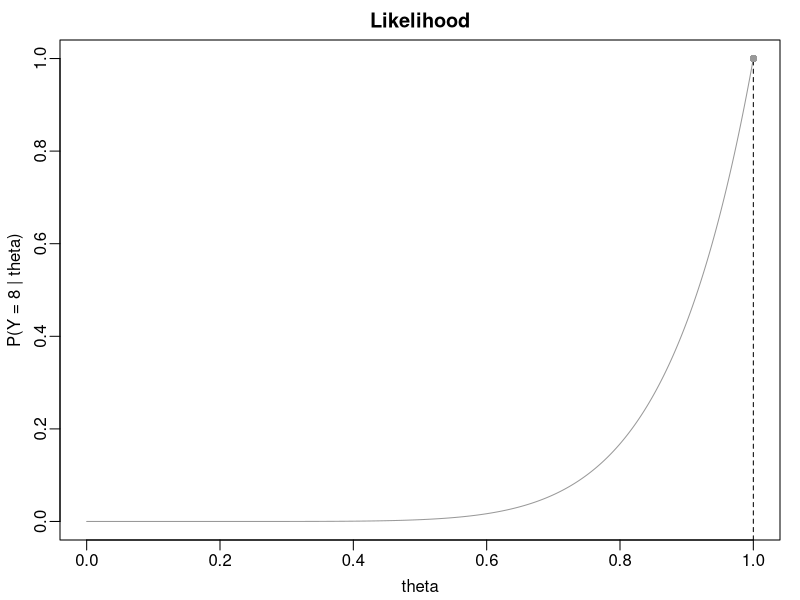
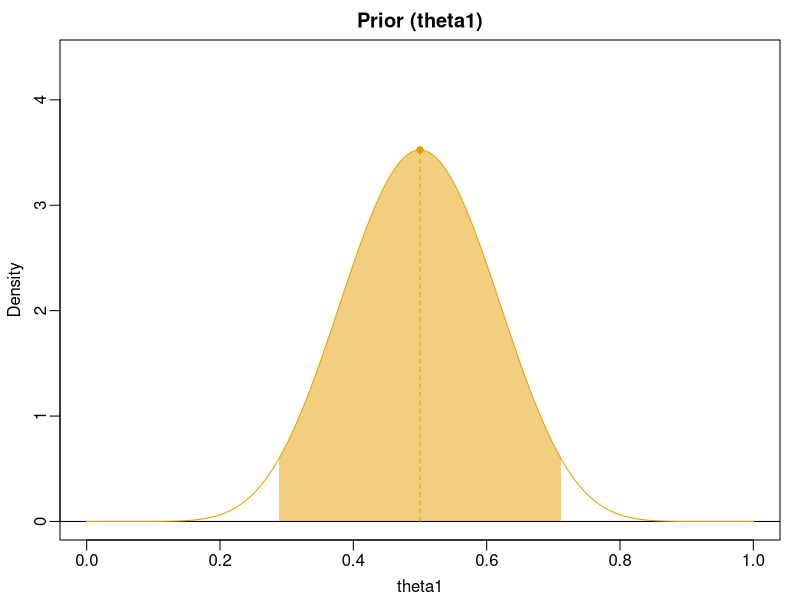
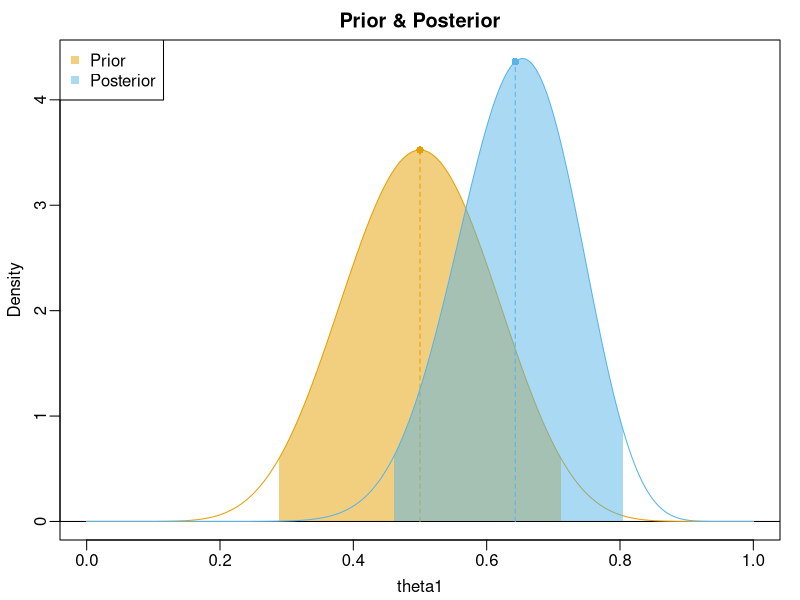
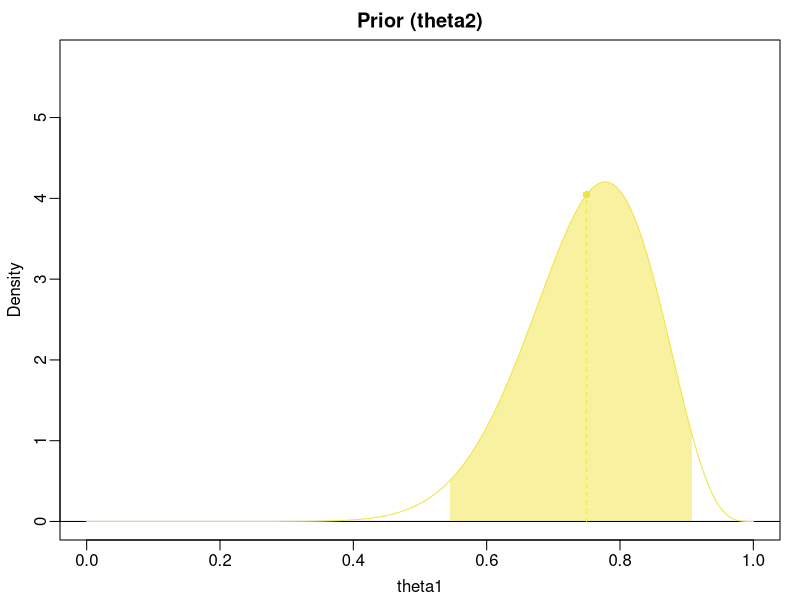
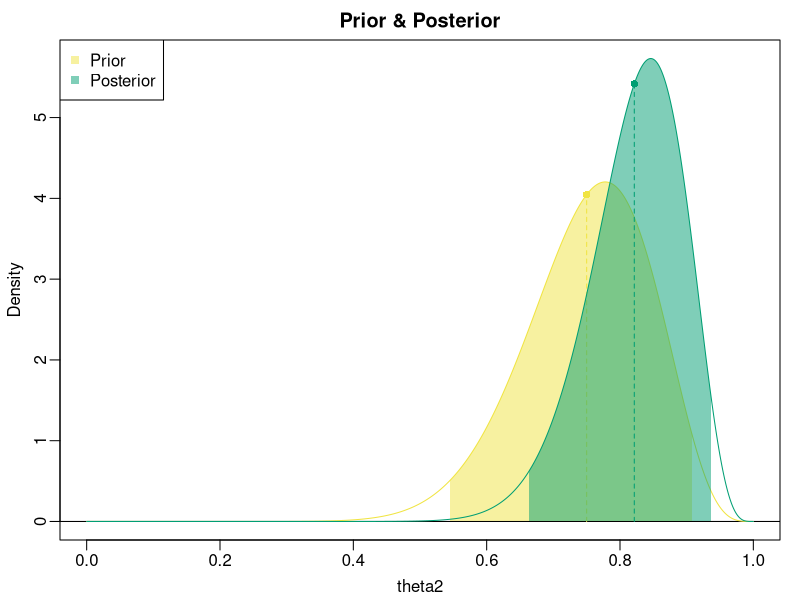
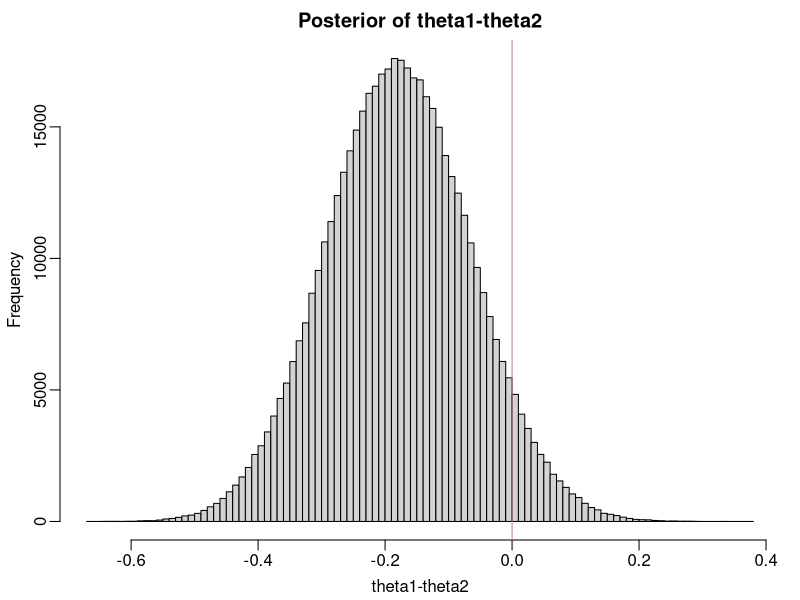

Write R code to recreate these figures, in order.
## ---- chunk 1
#| label: fig-likelihood
#| eval: true
#| echo: false
#| fig-width: 8
#| fig-height: 4.5
#| fig-align: center
oi_colors <- palette.colors(palette = "Okabe-Ito")
par(mar = c(3,3,2,1), mgp = c(1.8, 0.5, 0))
theta_seq <- seq(0, 1, by = 0.001)

likelihood <- dbinom(x = 8, size = 8, prob = theta_seq)

plot(1, type = "n", xlim = c(0, 1), ylim = c(0, 1),
     xlab = "theta", ylab = "P(Y = 8 | theta)", main = "Likelihood")
lines(theta_seq, likelihood, col = oi_colors[9])
lines(x = c(1, 1), y = c(par("usr")[3], dbinom(8,8,1)), lty = 2)
points(x = 1, y = dbinom(8, 8, 1), pch = 16, col = oi_colors[9])
## ---- chunk 2
#| label: fig-prior-paul
#| eval: true
#| echo: false
#| fig-width: 7.2
#| fig-height: 4.05
#| fig-align: "center"

oi_colors <- palette.colors(palette = "Okabe-Ito")
theta_seq <- seq(0, 1, by = 0.001)

a1_prior <- 10
b1_prior <- 10
y1 <- 8
n1 <- 8

a1_post <- a1_prior + y1
b1_post <- b1_prior + n1 - y1

prior1 <- dbeta(theta_seq, shape1 = a1_prior, shape2 = b1_prior)
post1 <- dbeta(theta_seq, shape1 = a1_post, shape2 = b1_post)

theta1_ix_prior <- 
  which(theta_seq >= qbeta(0.025, a1_prior, b1_prior) & theta_seq <= qbeta(0.975, a1_prior, b1_prior))

x1_prior <- theta_seq[theta1_ix_prior]
y1_prior_top <- prior1[theta1_ix_prior]
y1_prior_bot <- rep(0, times = length(theta1_ix_prior))

prior1_mean <- a1_prior/(a1_prior + b1_prior)


theta1_ix_post <- 
  which(theta_seq >= qbeta(0.025, a1_post, b1_post) & theta_seq <= qbeta(0.975, a1_post, b1_post))
x1_post <- theta_seq[theta1_ix_post]
y1_post_top <- post1[theta1_ix_post]
y1_post_bot <- rep(0, times = length(theta1_ix_post))

post1_mean <- a1_post/(a1_post + b1_post)

par(mar = c(3,3,2,1), mgp = c(1.8, 0.5, 0))
plot(1, type = "n", 
     xlim = c(0,1), ylim = c(0, max(c(prior1, post1))),
     main = c("Prior (theta1)"), xlab = "theta1", ylab = "Density")
abline(h = 0)
lines(theta_seq, prior1, col = oi_colors[2])
polygon(x = c(x1_prior, rev(x1_prior)),
        y = c(y1_prior_top, rev(y1_prior_bot)),
        col = adjustcolor(col = oi_colors[2], alpha.f = 0.5),
        border = NA)
lines(x = c(prior1_mean, prior1_mean), y = c(0, dbeta(prior1_mean, a1_prior, b1_prior)), lty = 2,
      col = oi_colors[2])
points(x = prior1_mean, y = dbeta(prior1_mean, a1_prior, b1_prior), pch = 16, col = oi_colors[2])
## ---- chunk 3
#| label: fig-post-paul
#| eval: true
#| echo: false
#| fig-width: 7.2
#| fig-height: 4.05
#| fig-align: "center"
par(mar = c(3,3,2,1), mgp = c(1.8, 0.5, 0))
plot(1, type = "n", 
     xlim = c(0,1), ylim = c(0, max(c(prior1, post1))),
     main = c("Prior & Posterior"), xlab = "theta1", ylab = "Density")
abline(h = 0)
lines(theta_seq, prior1, col = oi_colors[2])
polygon(x = c(x1_prior, rev(x1_prior)),
        y = c(y1_prior_top, rev(y1_prior_bot)),
        col = adjustcolor(col = oi_colors[2], alpha.f = 0.5),
        border = NA)
lines(x = c(prior1_mean, prior1_mean), y = c(0, dbeta(prior1_mean, a1_prior, b1_prior)), lty = 2,
      col = oi_colors[2])
points(x = prior1_mean, y = dbeta(prior1_mean, a1_prior, b1_prior), pch = 16, col = oi_colors[2])

lines(theta_seq, post1, col = oi_colors[3])
polygon(x = c(x1_post, rev(x1_post)),
        y = c(y1_post_top, rev(y1_post_bot)),
        col = adjustcolor(col = oi_colors[3], alpha.f = 0.5),
        border = NA)
lines(x = c(post1_mean, post1_mean), y = c(0, dbeta(post1_mean, a1_post, b1_post)), lty = 2,
      col = oi_colors[3])
points(x = post1_mean, y = dbeta(post1_mean, a1_post, b1_post), pch = 16, col = oi_colors[3])

legend("topleft", legend = c("Prior","Posterior"), pch = c(15, 15),
       col = adjustcolor(col = oi_colors[2:3], alpha.f = 0.5), border = NA)
## ---- chunk 4
#| label: fig-prior-tea
#| eval: true
#| echo: false
#| fig-width: 7.2
#| fig-height: 4.05
#| fig-align: "center"
a2_prior <- 15
b2_prior <- 5
y2 <- 8
n2 <- 8

a2_post <- a2_prior + y2
b2_post <- b2_prior + n2 - y2

prior2 <- dbeta(theta_seq, shape1 = a2_prior, shape2 = b2_prior)
post2 <- dbeta(theta_seq, shape1 = a2_post, shape2 = b2_post)

theta2_ix_prior <- 
  which(theta_seq >= qbeta(0.025, a2_prior, b2_prior) & theta_seq <= qbeta(0.975, a2_prior, b2_prior))

x2_prior <- theta_seq[theta2_ix_prior]
y2_prior_top <- prior2[theta2_ix_prior]
y2_prior_bot <- rep(0, times = length(theta2_ix_prior))

prior2_mean <- a2_prior/(a2_prior + b2_prior)


theta2_ix_post <- 
  which(theta_seq >= qbeta(0.025, a2_post, b2_post) & theta_seq <= qbeta(0.975, a2_post, b2_post))
x2_post <- theta_seq[theta2_ix_post]
y2_post_top <- post2[theta2_ix_post]
y2_post_bot <- rep(0, times = length(theta2_ix_post))

post2_mean <- a2_post/(a2_post + b2_post)

par(mar = c(3,3,2,1), mgp = c(1.8, 0.5, 0))
plot(1, type = "n", 
     xlim = c(0,1), ylim = c(0, max(c(prior2, post2))),
     main = c("Prior (theta2)"), xlab = "theta1", ylab = "Density")
abline(h = 0)
lines(theta_seq, prior2, col = oi_colors[5])
polygon(x = c(x2_prior, rev(x2_prior)),
        y = c(y2_prior_top, rev(y2_prior_bot)),
        col = adjustcolor(col = oi_colors[5], alpha.f = 0.5),
        border = NA)
lines(x = c(prior2_mean, prior2_mean), y = c(0, dbeta(prior2_mean, a2_prior, b2_prior)), lty = 2,
      col = oi_colors[5])
points(x = prior2_mean, y = dbeta(prior2_mean, a2_prior, b2_prior), pch = 16, col = oi_colors[5])

## ---- chunk 5
#| label: fig-post-tea
#| eval: true
#| echo: false
#| fig-width: 7.2
#| fig-height: 4.05
#| fig-align: "center"
par(mar = c(3,3,2,1), mgp = c(1.8, 0.5, 0))
plot(1, type = "n", 
     xlim = c(0,1), ylim = c(0, max(c(prior2, post2))),
     main = c("Prior & Posterior"), xlab = "theta2", ylab = "Density")
abline(h = 0)
lines(theta_seq, prior2, col = oi_colors[5])
polygon(x = c(x2_prior, rev(x2_prior)),
        y = c(y2_prior_top, rev(y2_prior_bot)),
        col = adjustcolor(col = oi_colors[5], alpha.f = 0.5),
        border = NA)
lines(x = c(prior2_mean, prior2_mean), y = c(0, dbeta(prior2_mean, a2_prior, b2_prior)), lty = 2,
      col = oi_colors[5])
points(x = prior2_mean, y = dbeta(prior2_mean, a2_prior, b2_prior), pch = 16, col = oi_colors[5])

lines(theta_seq, post2, col = oi_colors[4])
polygon(x = c(x2_post, rev(x2_post)),
        y = c(y2_post_top, rev(y2_post_bot)),
        col = adjustcolor(col = oi_colors[4], alpha.f = 0.5),
        border = NA)
lines(x = c(post2_mean, post2_mean), y = c(0, dbeta(post2_mean, a2_post, b2_post)), lty = 2,
      col = oi_colors[4])
points(x = post2_mean, y = dbeta(post2_mean, a2_post, b2_post), pch = 16, col = oi_colors[4])

legend("topleft", legend = c("Prior","Posterior"), pch = c(15, 15),
       col = adjustcolor(col = oi_colors[5:4], alpha.f = 0.5), border = NA)
## ---- chunk 6
#| label: post-pred1
#| eval: true
#| echo: true
n_sims <- 5e5
theta1_draws <- rbeta(n = 5e5, shape1 = a1_post, shape2 = b1_post)
ystar1 <- rbinom(n = 5e5, size = 4, prob = theta1_draws)
round(table(ystar1)/n_sims, digits = 2)
## ---- chunk 7
#| label: post-pred2
#| eval: true
#| echo: false
theta2_draws <- rbeta(n = 5e5, shape1 = a2_post, shape2 = b2_post)
ystar2 <- rbinom(n = 5e5, size = 4, prob = theta2_draws)
round(table(ystar2)/n_sims, digits = 2)
## ---- chunk 8
#| label: fig-hist-theta-diff
#| eval: true
#| echo: false
#| fig-width: 7.2
#| fig-height: 4.05
#| fig-align: center
hist(theta1_draws - theta2_draws, breaks = 100,
     xlab = "theta1-theta2", main = "Posterior of theta1-theta2")
abline(v = 0, col = oi_colors[8])
